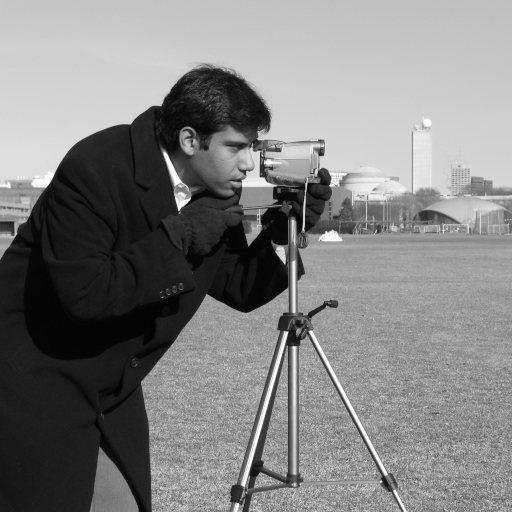
#> input picture skimage.data.camera(), 512 x 512 px
$ jupyter execute --allow-errors M2_I3D__Morpho_math_TP2.ipynb   (shell and % lines are left out)
#> lines starting #> are read from the running program, lines starting #| are printed output that depends on the picture; after the words box and inside, x2 and y2 are one past the last pixel; in counts of white or black regions, pixels touching at a corner belong together
<a href="https://colab.research.google.com/github/Polymorphhh/BackupProject/blob/master/M2_I3D__Morpho_math_TP2.ipynb" target="_parent"></a>

[cell 1]
# imports
import skimage
import numpy as np # tableaux
import scipy.ndimage as scp # correlation et convolution
import matplotlib.pyplot as plt # visionneur et tracés

from skimage import data # petite banque d'images
from skimage import util # conversions entier <-> flottants etc.
from skimage import filters as flt # 'filter' ou 'filters' suivant la version de skimage
from skimage import morphology,segmentation
%pylab inline
#> (the rest of this cell did not finish here and is left out)

**Reconstruction géodésique**

Documentation : http://scikit-image.org/docs/dev/api/skimage.morphology.html#skimage.morphology.reconstruction

[cell 2]
# image en niveaux de gris
I=data.camera()
#> I is the input picture: shape (512, 512); min 0, max 255, mean 129.1
se=morphology.disk(5)
J=morphology.erosion(I,se)
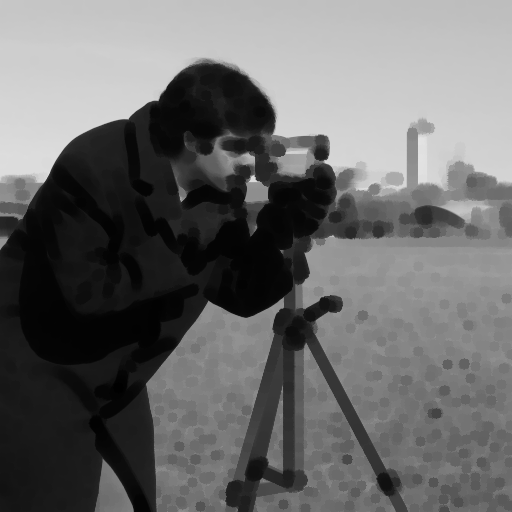
#> J: shape (512, 512); min 0, max 227, mean 106.1

K=morphology.reconstruction(J,I,method='dilation')

y1=50
y2=250
x1=150
x2=350

crop1=I[y1:y2,x1:x2]
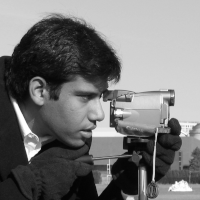
#> crop1: shape (200, 200); min 4, max 255, mean 116.2
crop2=K[y1:y2,x1:x2]
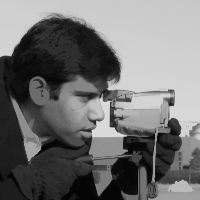
#> crop2: shape (200, 200) float64; min 4, max 218, mean 113.1

plt.subplot(1,5,1)
plt.imshow(I,cmap='gray')
plt.subplot(1,5,2)
plt.imshow(J,cmap='gray')
plt.subplot(1,5,3)
plt.imshow(K,cmap='gray')
plt.subplot(1,5,4)
plt.imshow(crop1,cmap='gray')
plt.subplot(1,5,5)
plt.imshow(crop2,cmap='gray')

**Segmentation par ligne de partage des eaux**

http://scikit-image.org/docs/dev/api/skimage.segmentation.html#skimage.segmentation.watershed

[cell 3]
I=skimage.io.imread('peppers.pgm')
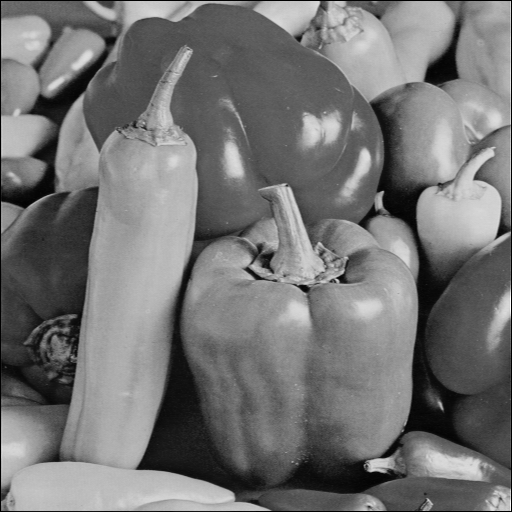
#> input picture Images/peppers.pgm, 512 x 512 px, found by its file name
#> I is the input picture: shape (512, 512); min 0, max 254, mean 116
print(I.dtype)
#| uint8
# calcul du gradient morphologique
B=morphology.disk(1)
g=morphology.dilation(I,B)-morphology.erosion(I,B)
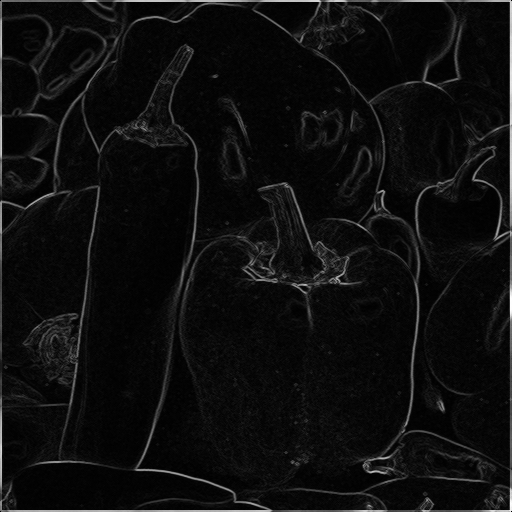
#> g: shape (512, 512); min 0, max 254, mean 14
gi=g-morphology.erosion(I,B)
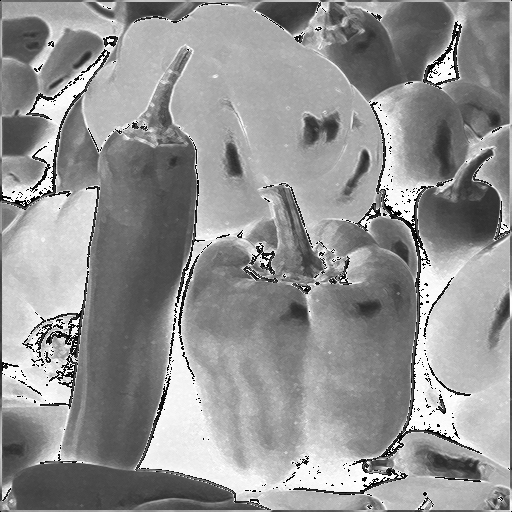
#> gi: shape (512, 512); min 0, max 255, mean 146.7
# filtre h-min pour filtrer les minima du gradient non significatifs
h=20
# les valeurs de gh vont dépasser les bornes du uint8 : on la passe en uint16
gh=g.astype('uint16')+h
# puis on effectue un clipping sur les valeurs pour reconvertir l'image en uint8
gh=np.clip(gh,0,255).astype('uint8')
# reconstruction géodésique par érosion de g+h dans g
gh=morphology.reconstruction(gh,g,method='erosion')

[cell 4]
# extraction des minima régionaux
m=morphology.local_minima(gh)
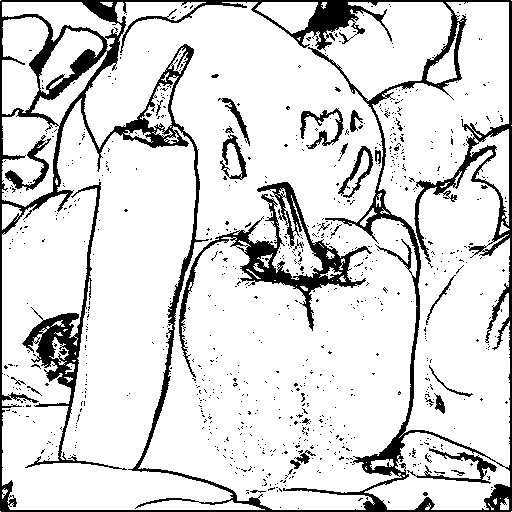
#> m: shape (512, 512) bool; 85.2% white; 835 black regions (801 under 20 px), largest, box (x1, y1, x2, y2) and area: (0, 0, 512, 512) 24042, (179, 182, 372, 378) 4952, (22, 182, 127, 470) 3329
# étiquetage des minima
# l : tableau avec les labels étiquetés
# n : nombre de labels (minima)
l,n=scp.label(m)
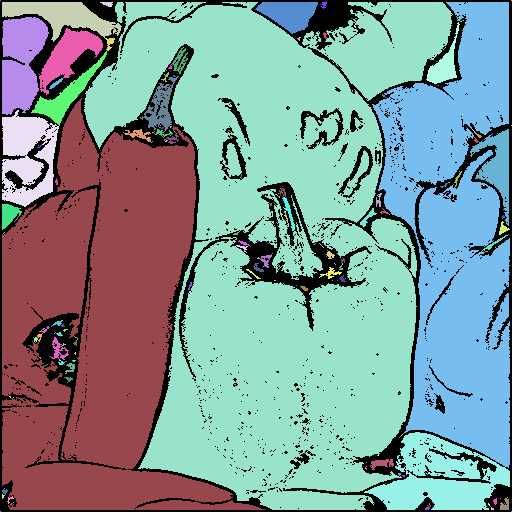
#> l: shape (512, 512) int32; 359 distinct labels, from 0 to 358; one colour per label, 0 black
#> n = 358
print("Nombre de labels :",n)
#| Nombre de labels : 358
# ligne de partage des eaux sur gh à partir du marqueur l
s=morphology.watershed(gh,l)
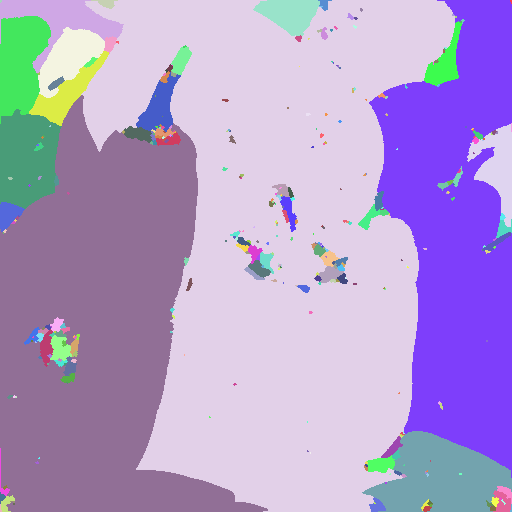
#> s: shape (512, 512) int32; 358 distinct labels, from 1 to 358; one colour per label, 0 black
# superposition des frontières des régions sur l'image de départ
b=skimage.segmentation.mark_boundaries(I,s)
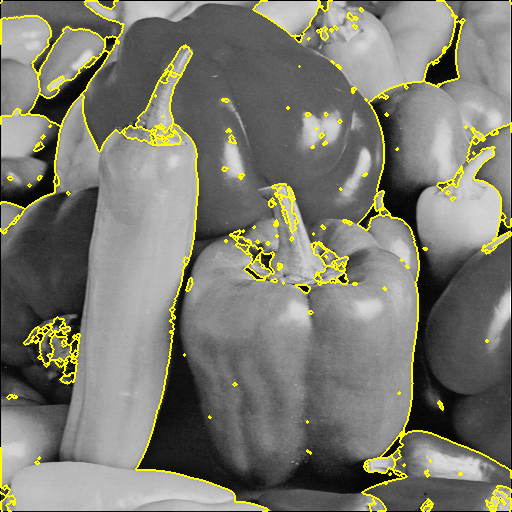
#> b: shape (512, 512, 3) float64; mean R, G, B 0.481, 0.481, 0.436

plt.subplot(2,2,1)
plt.imshow(I,cmap='gray')
plt.subplot(2,2,2)
plt.imshow(g,cmap='gray')

plt.subplot(2,2,3)
plt.imshow(s,cmap='gray')

plt.subplot(2,2,4)
plt.imshow(b)
